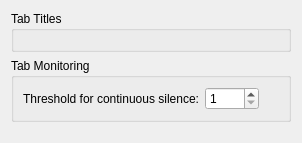
     <widget class="QWidget" name="tabsTab">
      <attribute name="title">
       <string>Tabs</string>
      </attribute>
      <layout class="QVBoxLayout">
       <item>
        <widget class="QGroupBox" name="groupBox_5">
         <property name="title">
          <string>Tab Titles</string>
         </property>
         <property name="flat">
          <bool>true</bool>
         </property>
         <layout class="QGridLayout">
          <item row="0" column="0">
           <widget class="Konsole::RenameTabWidget" name="renameTabWidget" native="true"/>
          </item>
         </layout>
        </widget>
       </item>
       <item>
        <widget class="QGroupBox" name="groupBox_13">
         <property name="title">
          <string>Tab Monitoring</string>
         </property>
         <property name="flat">
          <bool>true</bool>
         </property>
         <layout class="QGridLayout">
          <item row="0" column="0">
           <widget class="QLabel" name="silenceSecondsLabel">
            <property name="text">
             <string>Threshold for continuous silence:</string>
            </property>
            <property name="alignment">
             <set>Qt::AlignRight|Qt::AlignTrailing|Qt::AlignVCenter</set>
            </property>
           </widget>
          </item>
          <item row="0" column="1">
           <widget class="KPluralHandlingSpinBox" name="silenceSecondsSpinner">
            <property name="toolTip">
             <string>The threshold for continuous silence to be detected by Konsole</string>
            </property>
            <property name="minimum">
             <number>1</number>
            </property>
            <property name="maximum">
             <number>3600</number>
            </property>
           </widget>
          </item>
          <item row="0" column="2">
           <spacer name="horizontalSpacer_3">
            <property name="orientation">
             <enum>Qt::Horizontal</enum>
            </property>
            <property name="sizeHint" stdset="0">
             <size>
              <width>20</width>
              <height>20</height>
             </size>
            </property>
           </spacer>
          </item>
         </layout>
        </widget>
       </item>
       <item>
        <spacer>
         <property name="orientation">
          <enum>Qt::Vertical</enum>
         </property>
         <property name="sizeHint" stdset="0">
          <size>
           <width>20</width>
           <height>10</height>
          </size>
         </property>
        </spacer>
       </item>
      </layout>
     </widget>
